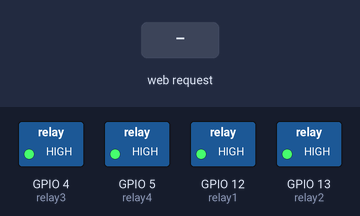
The sketch below on a simulated ESP8266 (NodeMCU). On the bench: switched loads named in the sketch (green lamp = pin HIGH). The test bench sets the inputs (shaded band). WiFi joins after 1.5 s; servers stay silent unless stated; what the sketch prints to the serial monitor is not drawn.

Above: at 2.7 s.
2.8 s: HTTP request GET /relay1/1 received
At 3.1 s:
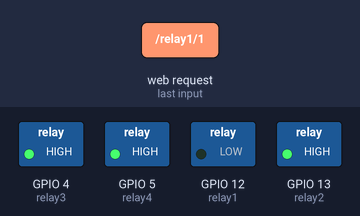
4.3 s: HTTP request GET /relay2/1 received
At 5.5 s:
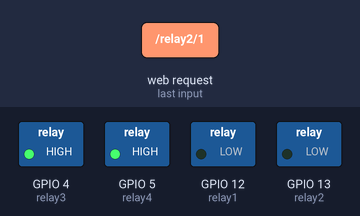
5.8 s: HTTP request GET /relay1/0 received
At 6.7 s:
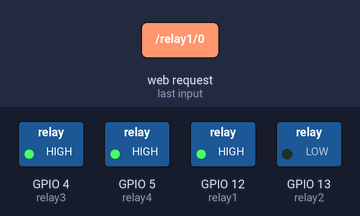
7.3 s: HTTP request GET /relay3/1 received
At 7.8 s:
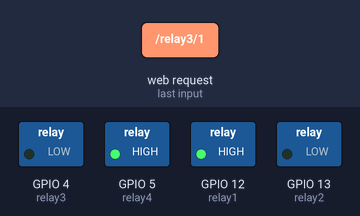
8.8 s: HTTP request GET /relay2/0 received
At 10.0 s:
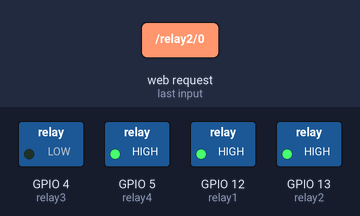
10.3 s: HTTP request GET /relay4/1 received
At 11.3 s:
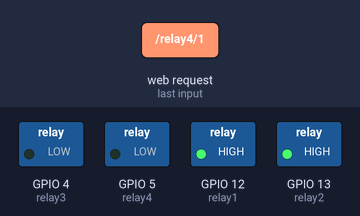
Timing chart, 0 to 12.8 s (numbered marks = the images above; inputs shaded):
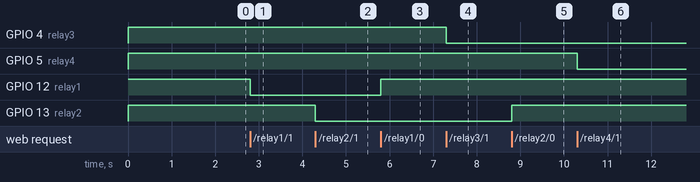

The sketch:

mecitar.ino
```cpp
#include <ESP8266WiFi.h>
#include <WiFiClient.h>
#include <ESP8266WebServer.h>

const char* ssid = "your Hotspot name";
const char* password = "your password";

ESP8266WebServer server(80);

const int relay1 = 12;
const int relay2 = 13;
const int relay3 = 4;
const int relay4 = 5;

// Set your Static IP address
IPAddress staticIP(192, 168, 0, 150);
// Set your Gateway IP address
IPAddress gateway(192, 168, 0, 1);

IPAddress subnet(255, 255, 0, 0);

// Timer for Relay 3
unsigned long timerRelay3 = 0;
const int relay3Interval = 5000000; // 1 Jam
void setup() {
  pinMode(relay1, OUTPUT);
  pinMode(relay2, OUTPUT);
  pinMode(relay3, OUTPUT);
  pinMode(relay4, OUTPUT);
  digitalWrite(relay1, HIGH);
  digitalWrite(relay2, HIGH);
  digitalWrite(relay3, HIGH);
  digitalWrite(relay4, HIGH);

  Serial.begin(115200);
  WiFi.config(staticIP, gateway, subnet);
  WiFi.begin(ssid, password);
  while (WiFi.status() != WL_CONNECTED) {
    delay(500);
    Serial.println("Connecting to WiFi...");
  }
  Serial.println("Connected to WiFi");

  server.on("/", [](){
    String html = "<html><head><meta name='viewport' content='width=device-width, initial-scale=1, maximum-scale=1, user-scalable=0' >"

                  "<style>"
                    ".switch {"
                      "position: relative;"
                      "display: inline-block;"
                      "width: 60px;"
                      "height: 34px;"
                    "}"
                    ".switch input {"
                      "opacity: 0;"
                      "width: 0;"
                      "height: 0;"
                    "}"
                    ".slider {"
                      "position: absolute;"
                      "cursor: pointer;"
                      "top: 0;"
                      "left: 0;"
                      "right: 0;"
                      "bottom: 0;"
                      "background-color: #ccc;"
                      "transition: .4s;"
                    "}"
                    ".slider:before {"
                      "position: absolute;"
                      "content: '';"
                      "height: 26px;"
                      "width: 26px;"
                      "left: 4px;"
                      "bottom: 4px;"
                      "background-color: white;"
                      "transition: .4s;"
                    "}"
                    "input:checked + .slider {"
                      "background-color: #2196F3;"
                    "}"
                    "input:focus + .slider {"
                      "box-shadow: 0 0 1px #2196F3;"
                    "}"
                    "input:checked + .slider:before {"
                      "transform: translateX(26px);"
                    "}"
                    ".slider.round {"
                      "border-radius: 34px;"
                    "}"
                    ".slider.round:before {"
                      "border-radius: 50%;"
                    "}"
                  "</style>"
                  "</head><body>"
                  "<div style='text-align:center' class='container'>"
                  "<h2 style='text-align:center'>ARABELLA'S HOME AUTOMATION</h2>"
                  "<div>"
                  "<img src='https://drive.google.com/uc?export=view&id=1C9nAF2VWQ09gZG_Ft663gLScSaNE_kml' width='200'>"
                  "</div>"
                  "<br>"
                  "<div class='row'>"
                  "<div class='col-md-3'>"
                  "<h3>LAMPU RUANG TAMU</h3>"
                  "<label class='switch'>"
                  "<input type='checkbox' id='r1' onclick='checkRelay(1)'>"
                  "<span class='slider round'></span>"
                  "</label>"
                  "</div>"
                  "<div class='col-md-3'>"
                  "<h3>KIPAS RUANG TAMU</h3>"
                  "<label class='switch'>"
                  "<input type='checkbox' id='r2' onclick='checkRelay(2)'>"
                  "<span class='slider round'></span>"
                  "</label>"
                  "</div>"
                  "<div class='col-md-3'>"
                  "<h3>POMPA AIR</h3>"
                  "<label class='switch'>"
                  "<input type='checkbox' id='r3' onclick='checkRelay(3)'>"
                  "<span class='slider round'></span>"
                  "</label>"
                  "</div>"
                  "<div class='col-md-3'>"
                  "<h3>LAMPU RUANG TENGAH</h3>"
                  "<label class='switch'>"
                  "<input type='checkbox' id='r4' onclick='checkRelay(4)'>"
                  "<span class='slider round'></span>"
                  "</label>"
                  "</div>"
                  "</div>"
                  "<br>"

                  "</div>"
                  "<script>"
                  "function checkRelay(relay) {"
                    "var xhttp = new XMLHttpRequest();"
                    "if(document.getElementById('r' + relay).checked) {"
                      "xhttp.open('GET', '/relay' + relay + '/1', true);"
                    "} else {"
                      "xhttp.open('GET', '/relay' + relay + '/0', true);"
                    "}"
                    "xhttp.send();"
                  "}"
                  "</script>"
                  "</body></html>";
    server.send(200, "text/html", html);
  });

  server.on("/relay1/1", [](){
    digitalWrite(relay1, LOW);
    server.send(200, "text/plain", "Relay 1 is ON");
  });

  server.on("/relay1/0", [](){
    digitalWrite(relay1, HIGH);
    server.send(200, "text/plain", "Relay 1 is OFF");
  });

  server.on("/relay2/1", [](){
    digitalWrite(relay2, LOW);
    server.send(200, "text/plain", "Relay 2 is ON");
  });

  server.on("/relay2/0", [](){
    digitalWrite(relay2, HIGH);
    server.send(200, "text/plain", "Relay 2 is OFF");
  });

  server.on("/relay3/1", [](){
    digitalWrite(relay3, LOW);
    timerRelay3 = millis();
    server.send(200, "text/plain", "Relay 3 is ON");
  });

  server.on("/relay3/0", [](){
    digitalWrite(relay3, HIGH);
    server.send(200, "text/plain", "Relay 3 is OFF");
  });

  server.on("/relay4/1", [](){
    digitalWrite(relay4, LOW);
    server.send(200, "text/plain", "Relay 4 is ON");
  });

  server.on("/relay4/0", [](){
    digitalWrite(relay4, HIGH);
    server.send(200, "text/plain", "Relay 4 is OFF");
  });

  server.begin();
  Serial.println("HTTP server started");
}

void loop() {
  server.handleClient();
  // Timer for Relay 3
if (timerRelay3 != 0 && millis() - timerRelay3 >= relay3Interval) {
digitalWrite(relay3, HIGH);
timerRelay3 = 0;
}
}
```

Measured:
- after the input at 2.8 s, GPIO 12 (relay1): HIGH → LOW at once
- after the input at 4.3 s, GPIO 13 (relay2): HIGH → LOW at once
- after the input at 5.8 s, GPIO 12 (relay1): LOW → HIGH at once
- after the input at 7.3 s, GPIO 4 (relay3): HIGH → LOW at once
- after the input at 8.8 s, GPIO 13 (relay2): LOW → HIGH at once
- after the input at 10.3 s, GPIO 5 (relay4): HIGH → LOW at once
